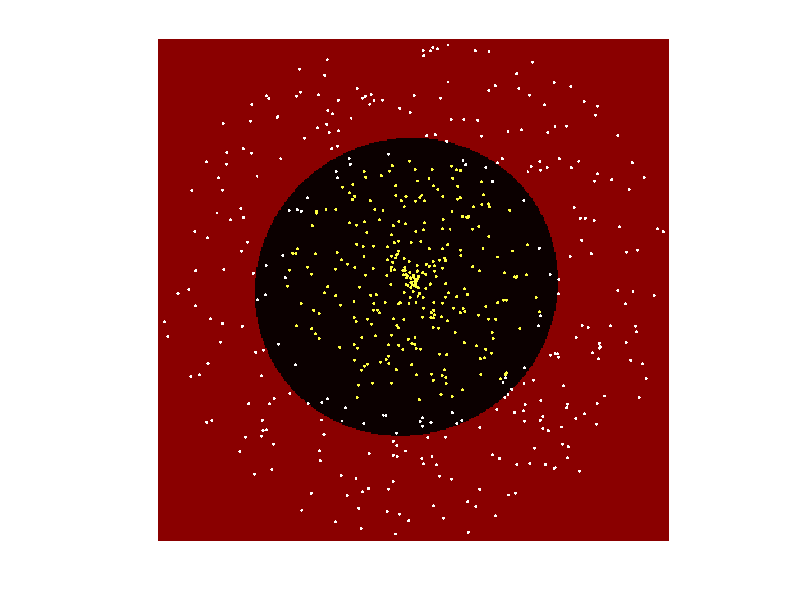

MATLAB code for this plot:
clear;
close all;
nSamples = 300;
r1 = rand(nSamples,1); 
r2 = rand(nSamples,1)+ 1;
t1 = rand(nSamples,1)*2*pi;
t2 = rand(nSamples,1)*2*pi;
x1 = [r1.*cos(t1) r1.*sin(t1)];
x2 = [r2.*cos(t2) r2.*sin(t2)];
Data = [x1;x2];
CL   = [ones(nSamples,1);2*ones(nSamples,1)];

nSamples = size(Data,1);
Data = bsxfun(@minus,Data,mean(Data));

F1 = Data(:,1);
F2 = Data(:,2);

X  = [ones(nSamples,1) F1 F2 F1.*F2 F1.^2 F2.^2];
nFeatures = size(X,2);
Lambda = 0.1;
Y = CL;
Y(CL==2) = -1;

W = (X'*X+Lambda*eye(nFeatures))^-1 * X'*Y;

nClasses  =2;
[x,y] = meshgrid(min(F1):0.01:max(F1),min(F2):0.01:max(F2));
TstData = [x(:),y(:)];
nSamples = numel(x);
AssignedLabels = zeros(nSamples,1);
for i=1:nSamples
    P = TstData(i,:);
    X = [1 P(1) P(2) P(1)*P(2) P(1)^2 P(2)^2];
    g = X*W;
    AssignedLabels(i) = g>0;
end
AssignedLabels(AssignedLabels==0) = 2;
cla;
hold on
colormap('hot')
scatter(TstData(:,1),TstData(:,2),100,AssignedLabels,'fill','s');
scatter(Data(:,1),Data(:,2),5,4+CL,'fill');
axis('tight','equal','off');

print(gcf,'NonlinearSample.png','-dpng','-r300');
